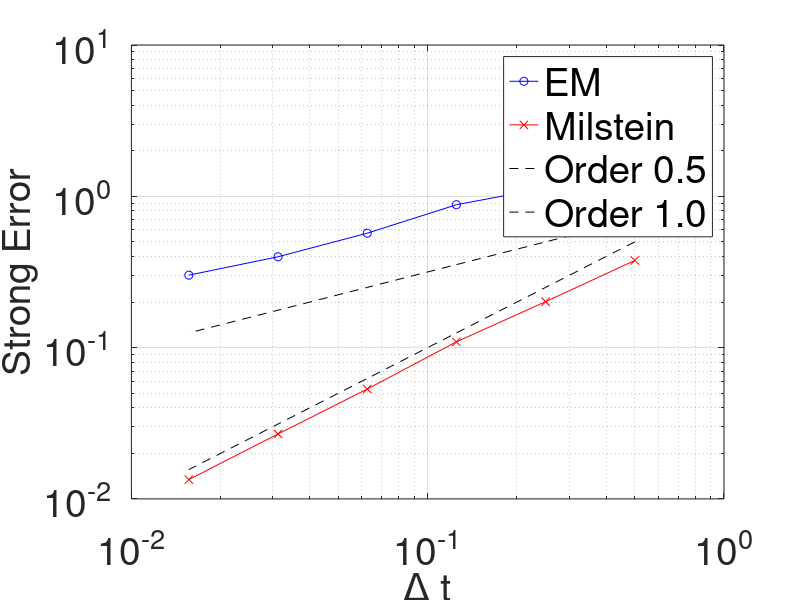

Reproduce this figure in MATLAB.
% MERTONSTRONG  Test strong convergence of EM and Milstein
% Based on Higham scripts emstrong.m and milstrong.m

clear all; rng(100);
mu = 0.05; sigma = 0.2; V0 = 100; T = 1; % Merton Parameters
M = 1000;                                % number of paths
p_max = 6;                               % max power of 2 for dt

Dt_vals = 2.^-(1:p_max);                 % range of timesteps
err_em = zeros(p_max,1);
err_mil = zeros(p_max,1);

for p = 1:p_max
    Dt = Dt_vals(p);
    N = T/Dt;
    V_em = V0*ones(M,1);
    V_mil = V0*ones(M,1);
    W_T = zeros(M,1);
    
    for n = 1:N
        dW = sqrt(Dt)*randn(M,1);
        W_T = W_T + dW;
        
        % Euler-Maruyama
        V_em = V_em + mu*V_em*Dt + sigma*V_em.*dW;
        
        % Milstein (using g(V) = sigma*V, so g'g = sigma^2*V)
        V_mil = V_mil + mu*V_mil*Dt + sigma*V_mil.*dW ...
                + 0.5*sigma^2*V_mil.*(dW.^2 - Dt);
    end
    
    % Exact solution at T (Ground Truth)
    V_exact = V0*exp((mu - 0.5*sigma^2)*T + sigma*W_T);
    
    err_em(p) = mean(abs(V_exact - V_em));
    err_mil(p) = mean(abs(V_exact - V_mil));
end

% Plotting as per Higham's Fig 4.2
figure;
loglog(Dt_vals, err_em, 'b-o', Dt_vals, err_mil, 'r-x'), hold on
loglog(Dt_vals, Dt_vals.^0.5, 'k--'), loglog(Dt_vals, Dt_vals, 'k--')
set(gca, 'FontSize', 28);
xlabel('\Delta t', 'FontSize' , 28), 
ylabel('Strong Error', 'FontSize',28)
legend('EM','Milstein','Order 0.5','Order 1.0','Location','Best','FontSize',28)
grid on